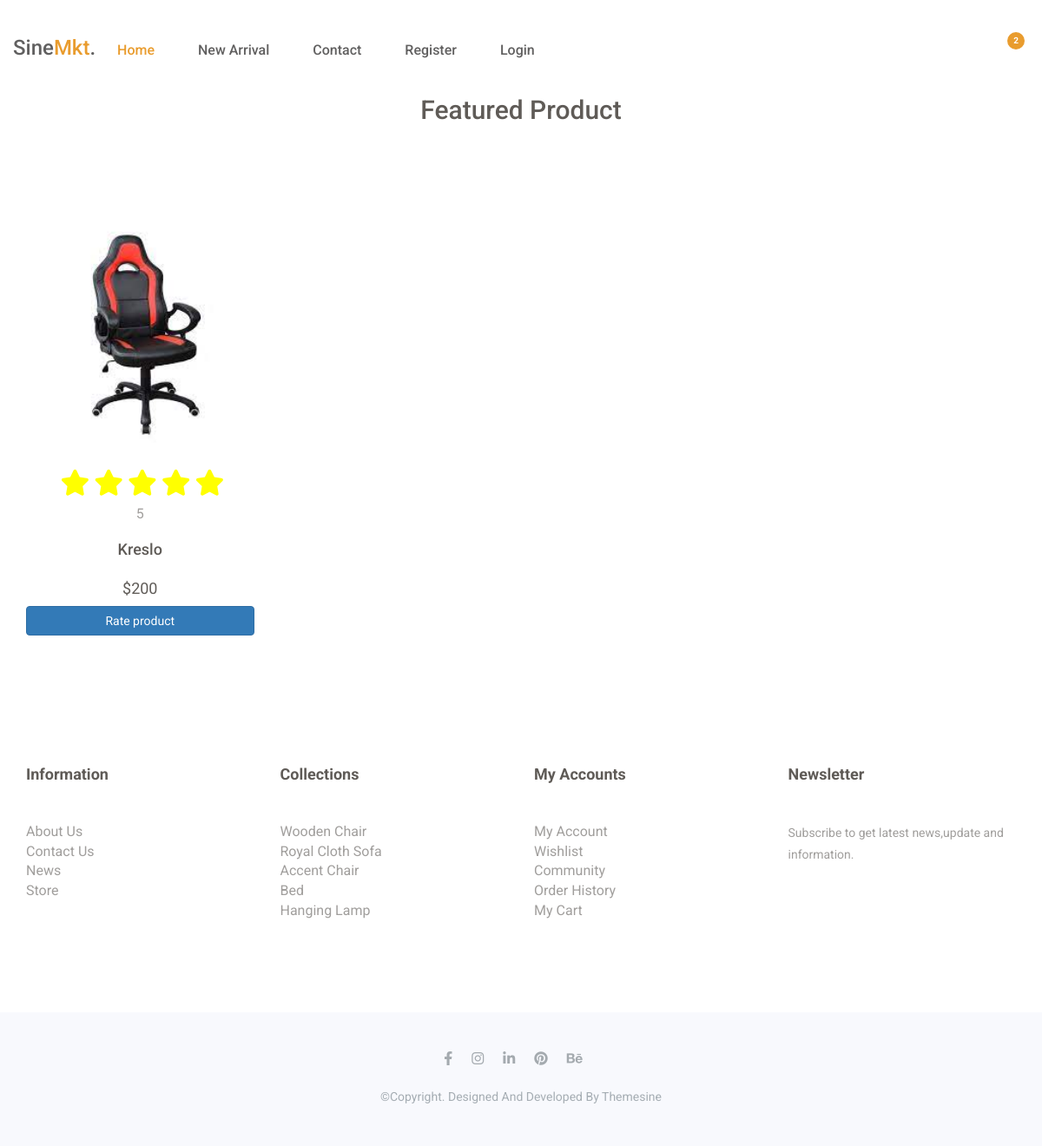
/25-rate, run on an earlier commit of the app's database.
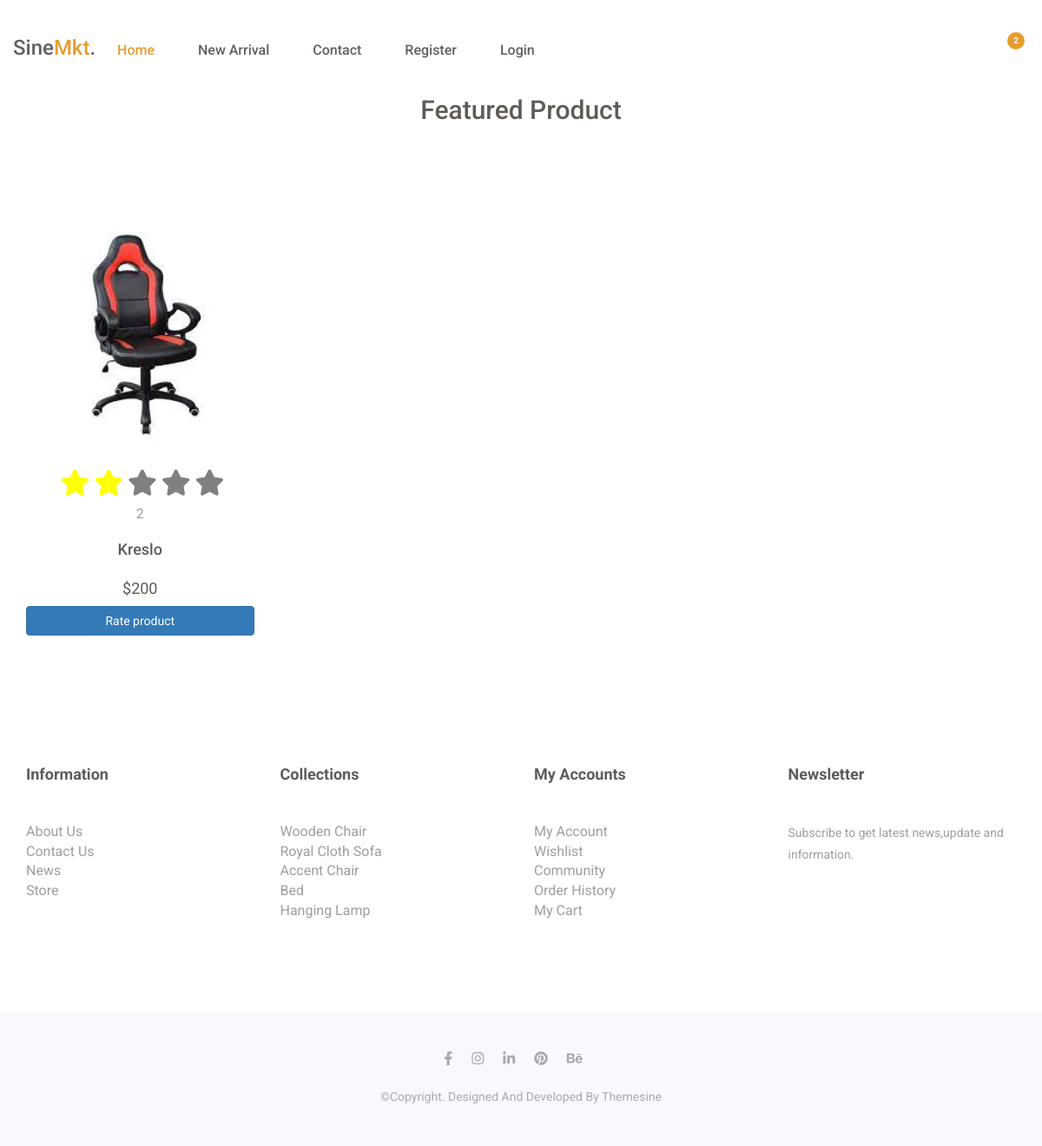
And on a later commit of the database.
### furn/models.py (models this page shows, shortened)
class Product(models.Model):
    rating = models.CharField(max_length=10, default='2')
    secret = models.CharField(max_length=10, default='null')
    img = models.ImageField()
    price = models.IntegerField(default=1)
    title = models.CharField(max_length=200)

### furn/views.py (the view)
# urls.py: path('<int:pk>-rate', rate_fun, name='rate_product'),
def rate_fun(request, pk):
    rate = Product.objects.get(id=pk)
    avg_rate = Product.objects.aggregate(Avg("rating"))
    if request.method == 'POST':
        rate_form = Product_Rate_Form(request.POST, instance=rate)
        if rate_form.is_valid():
            rate_form.save()
        return redirect('furn:home')
    else:
        rate_form = Product_Rate_Form(instance=rate)
    context = {
        "rate": rate,
        "avg_rate": avg_rate,
        "rate_form": rate_form,
    }
    return render(request, 'pages/rate.html', context)

### templates/pages/rate.html (shortened to what this page needs)
{% extends 'layouts/base.html' %}
{% block content %}
<section id="feature" class="feature">
    <div class="container">
        <div class="section-header">
            <h2>Featured product</h2>
        </div>
        <div class="feature-content">
            <div class="row">
                <div class="col-sm-3 d-grid" id="main_form">
                    <form method="post">
                        <div class="single-feature">
                            <img src="{{ rate.img.url }}" alt="feature image" width="300" height="300">
                            <div class="single-feature-txt text-center">
                                <p>
                                    <i class="fa-solid fa-star stars" id="1"></i>
                                    <i class="fa-solid fa-star stars" id="2"></i>
                                    <i class="fa-solid fa-star stars" id="3"></i>
                                    <i class="fa-solid fa-star stars" id="4"></i>
                                    <i class="fa-solid fa-star stars" id="5"></i>
                                </p>
                                <div class="rate_num">{{ rate.rating }}</div>
                                <h3><a href="#" class="product_title">{{ rate.title }}</a></h3>
                                <h5>${{ rate.price }}</h5>
                                <button type="submit" class="btn btn-primary" id="rate_btn">Rate product</button>
                            </div>
                        </div>
                    </form>
                </div>
            </div>
        </div>
    </div>
</section>
{% endblock %}

### templates/layouts/base.html (shortened to what this page needs)
<!DOCTYPE html>
{% load static %}
<html lang="en">
<head>
    <link rel="stylesheet" href="https://cdnjs.cloudflare.com/ajax/libs/font-awesome/6.2.0/css/all.min.css">
    <link rel="stylesheet" href="{% static 'css/font-awesome.min.css' %}">
    <link rel="stylesheet" href="{% static 'css/linearicons.css' %}">
    <link rel="stylesheet" href="{% static 'css/animate.css' %}">
    <link rel="stylesheet" href="{% static 'css/owl.carousel.min.css' %}">
    <link rel="stylesheet" href="{% static 'css/owl.theme.default.min.css' %}">
    <link rel="stylesheet" href="{% static 'css/bootstrap.min.css' %}">
    <link rel="stylesheet" href="{% static 'css/bootsnav.css' %}">
    <link rel="stylesheet" href="{% static 'css/style.css' %}">
    <link rel="stylesheet" href="{% static 'css/responsive.css' %}">
</head>
<body>
    <div class="block-content">
        {% include 'includes/navigation.html' %}
            {% block content %}
            {% endblock content %}
        {% include 'includes/footer.html' %}
    </div>
</body>
</html>

### templates/includes/logout-coniform.html (shortened to what this page needs)
{% load static %}

### templates/includes/navigation.html (shortened to what this page needs)
{% load static %}
<header id="home" class="welcome-hero">
    <div class="top-area">
        <div class="header-area">
            <nav class="navbar navbar-default bootsnav  navbar-sticky navbar-scrollspy" data-minus-value-desktop="70"
                data-minus-value-mobile="55" data-speed="1000">
                <div class="container">
                    <div class="attr-nav">
                        <ul>
                            <li class="search">
                                <a href="#"><span class="lnr lnr-magnifier"></span></a>
                            </li>
                            <li class="nav-setting">
                                <a href="#"><span class="lnr lnr-cog"></span></a>
                            </li>
                            <li class="dropdown">
                                <a href="#" class="dropdown-toggle" data-toggle="dropdown">
                                    <span class="lnr lnr-cart"></span>
                                    <span class="badge badge-bg-1">2</span>
                                </a>
                            </li>
                        </ul>
                    </div>
                    <div class="navbar-header">
                        <a class="navbar-brand" href="{% url 'furn:home' %}">sine<span>mkt</span>.</a>
                    </div>
                    <div class="collapse navbar-collapse menu-ui-design" id="navbar-menu">
                        <ul class="nav navbar-nav navbar-center" data-in="fadeInDown" data-out="fadeOutUp">
                            <li class="active"><a href="{% url 'furn:home' %}">home</a></li>
                            <li class="scroll"><a href="#new-arrivals">new arrival</a></li>
                            <li><a href="#contactus">contact</a></li>
                            {% if not request.user.is_authenticated %}
                            <li><a href="{% url 'furn:signup' %}">Register</a></li>
                            <li><a href="{% url 'furn:login' %}">Login</a></li>
                            {% endif %}
                        </ul>
                    </div>
                </div>
            </nav>
        </div>
    </div>
</header>

### templates/includes/footer.html (shortened to what this page needs)
{% load static %}
<section id="newsletter" class="newsletter">
    <div class="container">
        <div class="hm-footer-details">
            <div class="row">
                <div class=" col-md-3 col-sm-6 col-xs-12">
                    <div class="hm-footer-widget">
                        <div class="hm-foot-title">
                            <h4>information</h4>
                        </div>
                        <div class="hm-foot-menu">
                            <ul>
                                <li><a href="#">about us</a></li>
                                <li><a href="#">contact us</a></li>
                                <li><a href="#">news</a></li>
                                <li><a href="#">store</a></li>
                            </ul>
                        </div>
                    </div>
                </div>
                <div class=" col-md-3 col-sm-6 col-xs-12">
                    <div class="hm-footer-widget">
                        <div class="hm-foot-title">
                            <h4>collections</h4>
                        </div>
                        <div class="hm-foot-menu">
                            <ul>
                                <li><a href="#">wooden chair</a></li>
                                <li><a href="#">royal cloth sofa</a></li>
                                <li><a href="#">accent chair</a></li>
                                <li><a href="#">bed</a></li>
                                <li><a href="#">hanging lamp</a></li>
                            </ul>
                        </div>
                    </div>
                </div>
                <div class=" col-md-3 col-sm-6 col-xs-12">
                    <div class="hm-footer-widget">
                        <div class="hm-foot-title">
                            <h4>my accounts</h4>
                        </div>
                        <div class="hm-foot-menu">
                            <ul>
                                <li><a href="#">my account</a></li>
                                <li><a href="#">wishlist</a></li>
                                <li><a href="#">Community</a></li>
                                <li><a href="#">order history</a></li>
                                <li><a href="#">my cart</a></li>
                            </ul>
                        </div>
                    </div>
                </div>
                <div class=" col-md-3 col-sm-6  col-xs-12">
                    <div class="hm-footer-widget">
                        <div class="hm-foot-title">
                            <h4>newsletter</h4>
                        </div>
                        <div class="hm-foot-para">
                            <p>
                                Subscribe to get latest news,update and information.
                            </p>
                        </div>
                    </div>
                </div>
            </div>
        </div>
    </div>
</section>
<footer id="footer" class="footer">
    <div class="container">
        <div class="hm-footer-copyright text-center">
            <div class="footer-social">
                <a href="#"><i class="fa fa-facebook"></i></a>
                <a href="#"><i class="fa fa-instagram"></i></a>
                <a href="#"><i class="fa fa-linkedin"></i></a>
                <a href="#"><i class="fa fa-pinterest"></i></a>
                <a href="#"><i class="fa fa-behance"></i></a>
            </div>
            <p>
                &copy;copyright. designed and developed by <a href="https://www.themesine.com/">themesine</a>
            </p>
        </div>
    </div>
</footer>

### static/css/bootsnav.css (style rules this page uses)
nav.bootsnav .container { position: relative; }
nav.navbar.bootsnav { margin-bottom: 0; -moz-border-radius: 0px; -webkit-border-radius: 0px; -o-border-radius: 0px; border-radius: 0px; background-color: #fff; border: none; border-bottom: solid 1px #e0e0e0; z-index: 9; }
nav.navbar.bootsnav ul.nav > li > a { color: #6f6f6f; background-color: transparent; outline: none; margin-bottom: -2px; }
nav.navbar.bootsnav ul.nav li.megamenu-fw > a:hover, nav.navbar.bootsnav ul.nav li.megamenu-fw > a:focus, nav.navbar.bootsnav ul.nav li.active > a:hover, nav.navbar.bootsnav ul.nav li.active > a:focus, nav.navbar.bootsnav ul.nav li.active > a { background-color: transparent; }
.attr-nav { float: right; display: inline-block; margin-left: 13px; margin-right: -15px; }
.attr-nav > ul { padding: 0; margin: 0 0 -7px 0; list-style: none; display: inline-block; }
.attr-nav > ul > li { float: left; display: block; }
.attr-nav > ul > li > a { color: #6f6f6f; display: block; padding: 28px 15px; position: relative; }
.attr-nav > ul > li > a span.badge { position: absolute; top: 50%; margin-top: -15px; right: 5px; font-size: 10px; padding: 0; width: 15px; height: 15px; padding-top: 2px; }
body { -webkit-transition: all 0.3s ease-in-out; -moz-transition: all 0.3s ease-in-out; -o-transition: all 0.3s ease-in-out; -ms-transition: all 0.3s ease-in-out; transition: all 0.3s ease-in-out; }
@media (min-width: 1024px) { nav.navbar.bootsnav ul.nav > li > a { padding: 30px 15px; font-weight: 600; } }

### templates/pages/rate.html (style rules this page uses)
#main_form * { display: grid; margin-top: 10px; }
#main_form p { display: flex; font-size: 30px; align-items: center; justify-content: center; }
.yellow { color: yellow !important; }
.gray { color: gray !important; }

What changed in the data, as far as the page shows it:
changed Product "Kreslo": rating "5" → "2"
